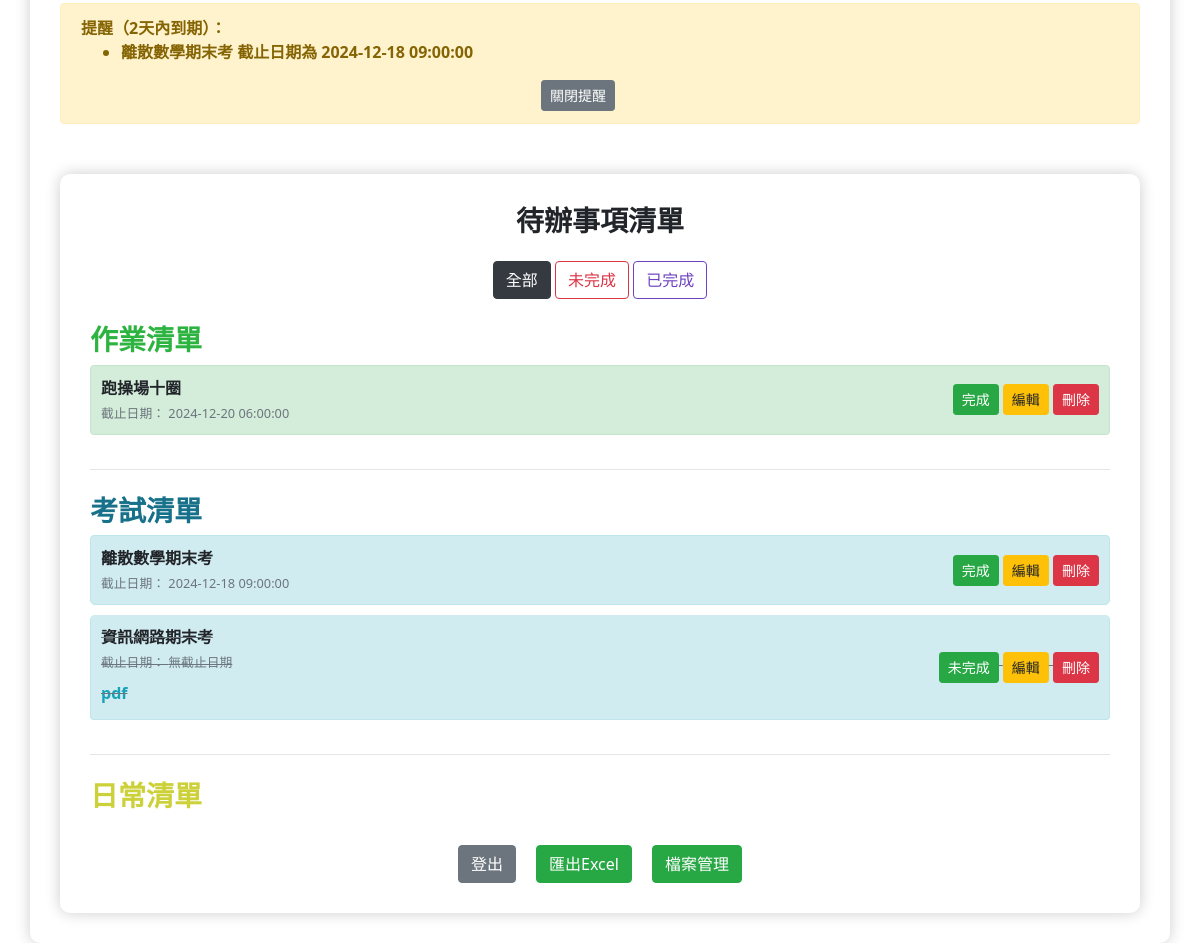
/ (signed in, lower part), run on an earlier commit of the app's database.
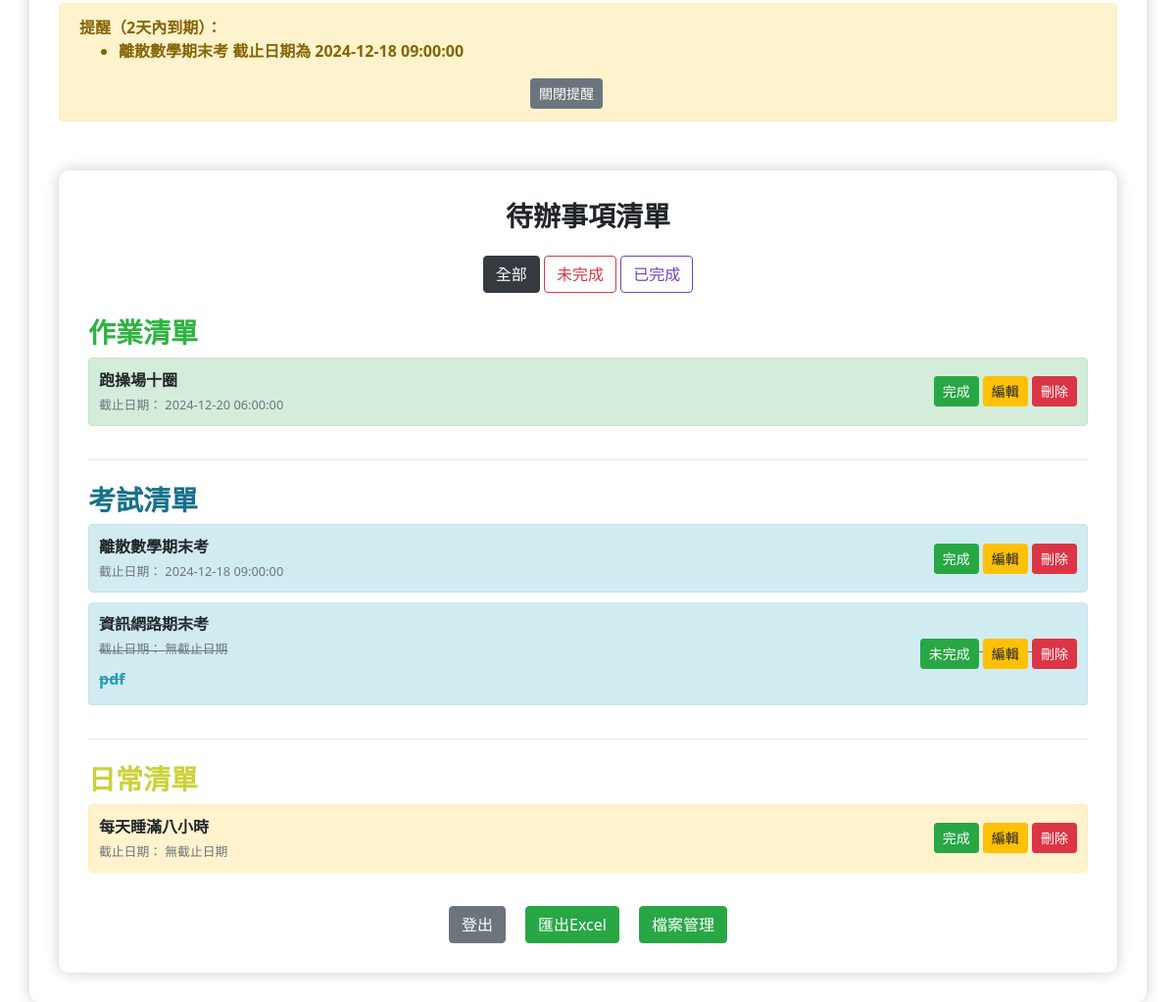
And on a later commit of the database.
### app.py (models this page shows)
class Todo(db.Model):
    id = db.Column(db.Integer, primary_key=True)
    content = db.Column(db.String(200), nullable=False)
    completed = db.Column(db.Boolean, default=False)
    date_created = db.Column(db.DateTime, default=datetime.utcnow)
    due_date = db.Column(db.DateTime, nullable=True)
    user_id = db.Column(db.Integer, db.ForeignKey('user.id'), nullable=False)
    category = db.Column(db.String(50), nullable=False, default='日常')
    files = db.relationship('File', backref='todo', lazy=True)  # 關聯檔案

class File(db.Model):
    id = db.Column(db.Integer, primary_key=True)
    filename = db.Column(db.String(200), nullable=False)  # 檔案名稱
    filepath = db.Column(db.String(300), nullable=False)  # 檔案路徑
    todo_id = db.Column(db.Integer, db.ForeignKey('todo.id'), nullable=False)  # 關聯待辦事項
    upload_time = db.Column(db.DateTime, default=datetime.utcnow)  # 上傳時間

### app.py (the view)
@app.route('/')
def index():
    if 'user_id' not in session:
        return redirect(url_for('login'))
    user = db.session.get(User, session['user_id'])
    if not user:
        return redirect(url_for('login'))
    category = request.args.get('category', 'all')
    if category == 'completed':
        todos = Todo.query.filter_by(user_id=user.id, completed=True).order_by(Todo.due_date.asc().nulls_last(), Todo.date_created.asc()).all()
    elif category == 'incomplete':
        todos = Todo.query.filter_by(user_id=user.id, completed=False).order_by(Todo.due_date.asc().nulls_last(), Todo.date_created.asc()).all()
    else:  # 默認顯示全部
        todos = Todo.query.filter_by(user_id=user.id).order_by(Todo.due_date.asc().nulls_last(), Todo.date_created.asc()).all()
    for todo in todos:
        todo.is_overdue = todo.due_date and todo.due_date < datetime.utcnow()
    files = File.query.join(Todo, File.todo_id == Todo.id).filter(Todo.user_id == user.id).all()
    reminders = session.pop('reminder', None)
    return render_template('index.html', todos=todos, username=user.username, reminders=reminders, category=category, files=files)

### app.py (called while the page is built)
@app.before_request
def update_last_activity():
    if 'user_id' in session:
        session.permanent = True  # 設定 session 為永久，以便配合 `permanent_session_lifetime`
        session.modified = True  # 確保活動時間更新

@app.before_request
def update_last_activity():
    if 'user_id' in session:
        session.permanent = True  # 設定 session 為永久，以便配合 `permanent_session_lifetime`
        session.modified = True  # 確保活動時間更新

### templates/index.html (shortened to what this page needs)
<!DOCTYPE html>
<html lang="zh-Hant">
<head>
    <link rel="stylesheet" href="https://stackpath.bootstrapcdn.com/bootstrap/4.5.2/css/bootstrap.min.css">
</head>
<body>
    <div class="container">
        <div class="alert alert-warning alert-dismissible fade show" role="alert">
            <strong>提醒（2天內到期）：</strong>
            <ul>
                {% for reminder in reminders %}
                    <li>{{ reminder }}</li>
                {% endfor %}
            </ul>
            <div class="text-center mt-2">
                <button type="button" class="btn btn-secondary btn-sm" data-bs-dismiss="alert" aria-label="Close">關閉提醒</button>
            </div>
        </div>
    <div class="container">
        <h3 class="text-center mb-4">待辦事項清單</h3>
        <div class="text-center mb-4">
            <a href="/?category=all" class="btn btn-outline-dark {% if category == 'all' %}active{% endif %}">全部</a>
            <a href="/?category=incomplete" class="btn btn-outline-danger {% if category == 'incomplete' %}active{% endif %}">未完成</a>
            <a href="/?category=completed" class="btn btn-outline-purple {% if category == 'completed' %}active{% endif %}">已完成</a>
        </div>
        {% macro render_category(category_name, todos) %}
        <div class="category">
            <h3 class="{% if category_name == '作業' %}text-green{% elif category_name == '考試' %}text-blue{% elif category_name == '日常' %}text-Yellow{% endif %}">
            {{ category_name }}清單
            </h3>
            <ul class="list-group">
                {% for todo in todos if todo.category == category_name %}
                {% set matched_files = (files|selectattr("todo_id", "equalto", todo.id)|list) %}
                    <li class="list-group-item todo-item category-{{ category_name }} {% if todo.completed %}completed{% endif %}">
                        <div class="d-flex justify-content-between align-items-center">
                            <div>
                                <span class="{% if todo.is_overdue %}text-danger{% else %}text-body{% endif %}">
                                    {{ todo.content }}
                                </span><br>
                                <small class="{% if todo.is_overdue %}text-danger{% else %}text-muted{% endif %}">
                                    截止日期：
                                    {% if todo.due_date %}
                                        {{ todo.due_date.strftime('%Y-%m-%d %H:%M:%S') }}
                                    {% else %}
                                        無截止日期
                                    {% endif %}
                                </small>
                                {% if matched_files|length > 0 %}
                                <div class="mt-2">
                                    {% for f in matched_files %}
                                        <a href="{{ url_for('view_file', file_id=f.id) }}" target="_blank" class="text-info d-block mb-1">
                                            {{ f.filename }}
                                        </a>
                                    {% endfor %}
                                </div>
                                {% endif %}
                            </div>
                            <div>
                                <a href="/complete/{{ todo.id }}" class="btn btn-success btn-sm">
                                    {{ '未完成' if todo.completed else '完成' }}
                                </a>
                                <a href="javascript:void(0);" class="btn btn-warning btn-sm edit-btn"
                                data-id="{{ todo.id }}" data-content="{{ todo.content }}"
                                data-due-date="{{ todo.due_date.strftime('%Y-%m-%d') if todo.due_date else '' }}"
                                data-files='[
                                {% for f in matched_files %}
                                    {"id":{{f.id}}, "filename":"{{f.filename}}"}
                                {% endfor %}
                                ]'>
                                    編輯
                                </a>
                                <a href="/delete/{{ todo.id }}" class="btn btn-danger btn-sm">刪除</a>
                            </div>
                        </div>
                    </li>
                {% endfor %}
            </ul>
        </div>
        {% endmacro %}
        {{ render_category('作業', todos) }}
        <hr class="my-4">
        {{ render_category('考試', todos) }}
        <hr class="my-4">
        {{ render_category('日常', todos) }}
    <div class="text-center mt-4">
        <a href="/logout" class="btn btn-secondary mx-2">登出</a>
        <a href="/export" class="btn btn-success mx-2">匯出Excel</a>
        <a href="/files" class="btn btn-success mx-2">檔案管理</a>
    </div>
</body>
</html>

### templates/index.html (style rules this page uses)
body { background-color: #ffffff; transition: background-color 0.3s ease; font-family: 'Noto Sans TC', sans; font-weight: 600; }
h1, h2, h3, h4, h5, h6 { font-family: 'Noto Sans TC', sans !important; font-weight: 600 !important; }
.container { margin-top: 50px; background-color: #ffffff; padding: 30px; border-radius: 10px; box-shadow: 0 0 15px rgba(0, 0, 0, 0.2); }
.todo-item { padding: 10px; border-radius: 5px; margin-bottom: 10px; }
.completed { text-decoration: line-through; color: #6c757d; }
.list-group-item.category-考試 { background-color: #d1ecf1; border-color: #bee5eb; }
.list-group-item.category-作業 { background-color: #d4edda; border-color: #c3e6cb; }
.list-group-item.category-日常 { background-color: #fff3cd; border-color: #ffeeba; }
.text-blue { color: rgb(23, 113, 138); }
.text-green { color: rgb(45, 179, 63); }
.text-Yellow { color: rgb(204, 209, 57); }
.btn-outline-purple { color: #6f42c1; border-color: #6f42c1; }

What changed in the data, as far as the page shows it:
added Todo: content "每天睡滿八小時", shows "無截止日期", completed "完成"
